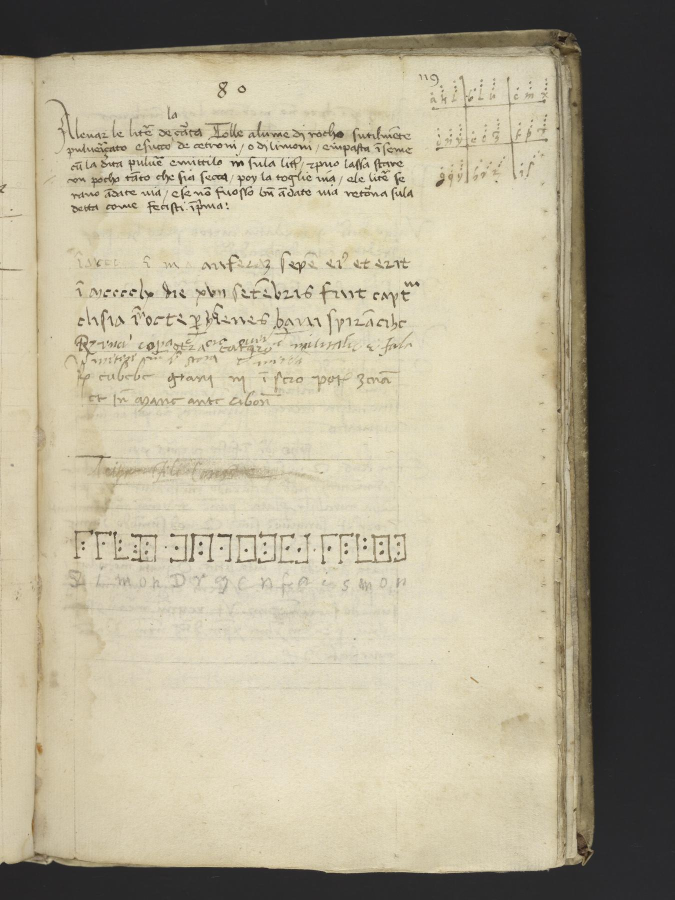
#> input picture targets/bilicich1449/f080r.jpg, 1350 x 1800 px (shown at 1/2 size)
$ python b29_kd_bands.py ../../targets/bilicich1449/f080r.jpg out.png ../../targets/bilicich1449/ct_crop.png ../../targets/bilicich1449/ct_crop.png ../../targets/bilicich1449/ct_crop.png ../../targets/bilicich1449/ct_crop.png
#> lines starting #> are read from the running program, lines starting #| are printed output that depends on the picture
"""b29: rotate a Kauderbach R1954 page (-90) and cut it into bands of n lines, left/right halves, for reading.
    python b29_kd_bands.py <img> <outprefix> x0 x1 y0 y1 nlines lines_per_band scale"""
import sys
from PIL import Image, ImageOps
a = sys.argv
im = Image.open(a[1]).convert('L').rotate(-90, expand=True)
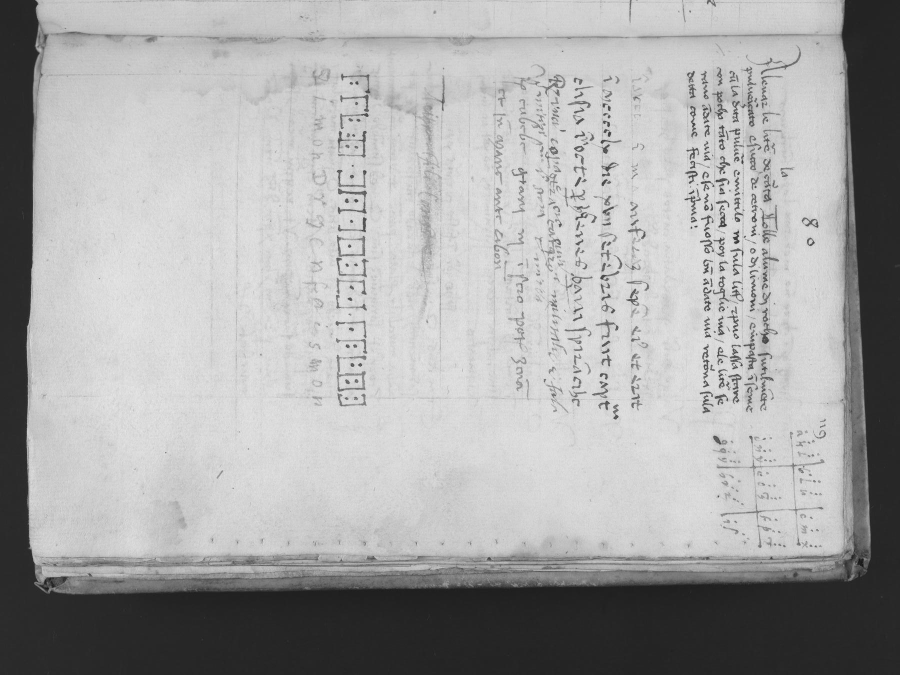
#> im: PIL image 1800x1350 L (shown at 1/2 size); min 17, max 244, mean 167.3
#> (the run stopped early here; a loop or call above may not have finished)

$ run again, on targets/bilicich1449/gloss.png
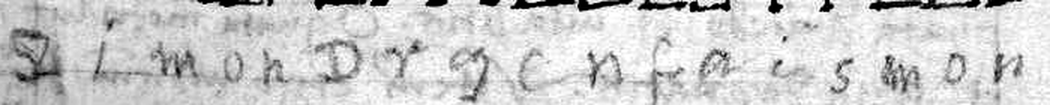
#> input picture targets/bilicich1449/gloss.png, 2100 x 210 px (shown at 1/2 size)
#> `im = Image.open(a[1]).convert('L').rotate(-90, expand=True)`:
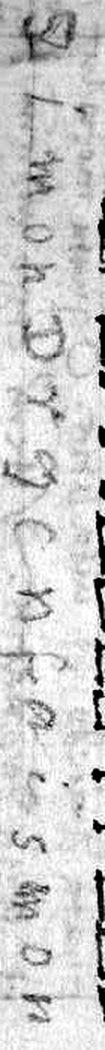
#> im: PIL image 210x2100 L (shown at 1/2 size); min 0, max 255, mean 204.2

$ run again, on targets/bilicich1449/key_crop.png
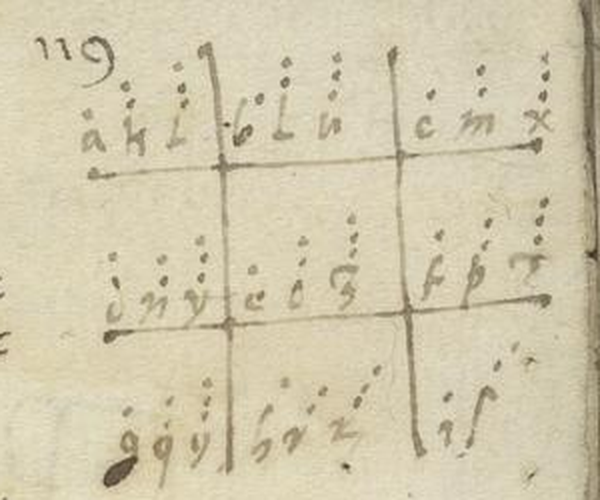
#> input picture targets/bilicich1449/key_crop.png, 1200 x 1000 px (shown at 1/2 size)
#> `im = Image.open(a[1]).convert('L').rotate(-90, expand=True)`:
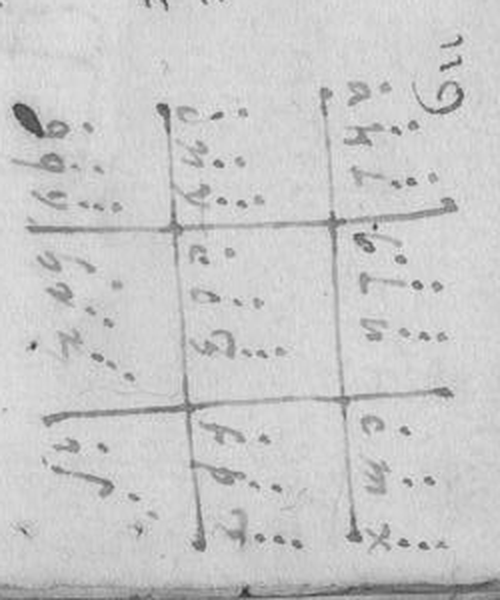
#> im: PIL image 1000x1200 L (shown at 1/2 size); min 44, max 233, mean 201.2
